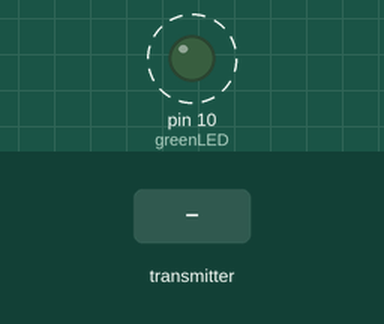
A sketch run on a simulated Arduino Uno, built with avr-gcc and run on an emulated ATmega328P. Parts: output pins drawn as LEDs (lit = HIGH). Dashed ring = blinking. The test bench sets the inputs (shaded band). No radio packets arrive unless stated; what the sketch prints to the serial monitor is not drawn.

Above: at 1.27 s.
1.3 s: the transmitter starts sending data.0 = 0
Timing chart, 0 to 10.3 s (numbered marks = the images above; inputs shaded):
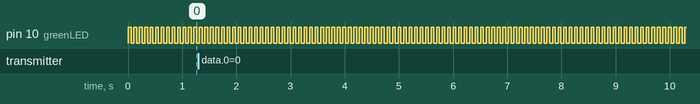

Measured:
- by itself, pin 10 (greenLED): alternates HIGH for 0.05 s and LOW for 0.05 s

The sketch:

my_slave_wireless.ino
```cpp
//nrf2401 receiver
// https://www.circuitbasics.com/wireless-communication-between-two-arduinos/

#include <SPI.h>
#include <nRF24L01.h>
#include <RF24.h>

RF24 nrf(9, 8);  // CE, CSN
const byte linkAddress[6] = "link1";  //address through which two modules communicate.
const byte greenLED = 10;
float data[3];
/////////////////////////////////////////////////////////////////////
void setup()
{
  Serial.begin(9600);
  Serial.println("Starting");
  pinMode(greenLED, OUTPUT);

  nrf.begin();
  nrf.openReadingPipe(0, linkAddress);  //set the address
  nrf.startListening();   //Set nrf as receiver
}
///////////////////////////////////////////////////
void loop()
{
   digitalWrite(greenLED, HIGH);
   delay(50);
   digitalWrite(greenLED, LOW);
   delay(50);

   if (nrf.available())  //Read the data if available in buffer
     {
      nrf.read(&data, sizeof(data));
     Serial.print(data[0]); Serial.print("hPa  ");
     Serial.print(data[1]);
     Serial.write(0xC2);  //send degree symbol
     Serial.write(0xB0);  //send degree symbol
     Serial.print("C   ");
     Serial.print(data[2]); Serial.println("m");
     }
}
//////////////////////////////////////////////
```
